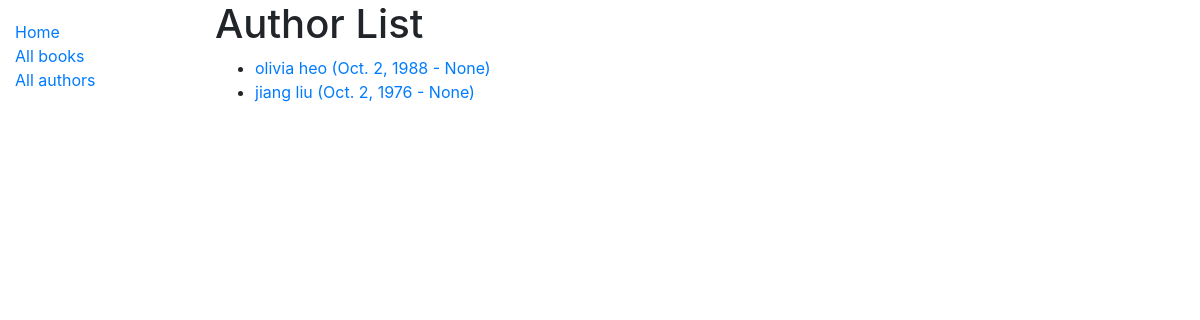
Screenshot of /catalog/authors/ with the database file from the repository.
### catalog/models.py (models this page shows, shortened)
class Author(models.Model):
    first_name = models.CharField(max_length=100)
    last_name = models.CharField(max_length=100)
    date_of_birth = models.DateField(null=True, blank=True)
    date_of_death = models.DateField('Died', null=True, blank=True)
    def get_absolute_url(self):
        return reverse('author-detail', args=[str(self.id)])
    class Meta:
        ordering = ['last_name']

### catalog/views.py (the view)
# urls.py: path('authors/', views.AuthorListView.as_view(), name='authors'),
class AuthorListView(generic.ListView):
    model = Author
    paginate_by = 4

### catalog/templates/catalog/author_list.html
{% extends "base_generic.html" %}
{% block content %}
  <h1>Author List</h1>
  {% if object_list %}
  <ul>
    {% for author in object_list %}
      <li>
        <a href="{{ author.get_absolute_url }}">{{ author.first_name }} {{author.last_name}} ({{author.date_of_birth}} - {{author.date_of_death}}) </a>
      </li>
    {% endfor %}
  </ul>
  {% else %}
    <p>There are no author in the library.</p>
  {% endif %}
{% endblock %}

### rows the page displays
Author: first_name "olivia", last_name "heo", date_of_birth "Oct. 2, 1988", date_of_death "None"
Author: first_name "jiang", last_name "liu", date_of_birth "Oct. 2, 1976", date_of_death "None"
